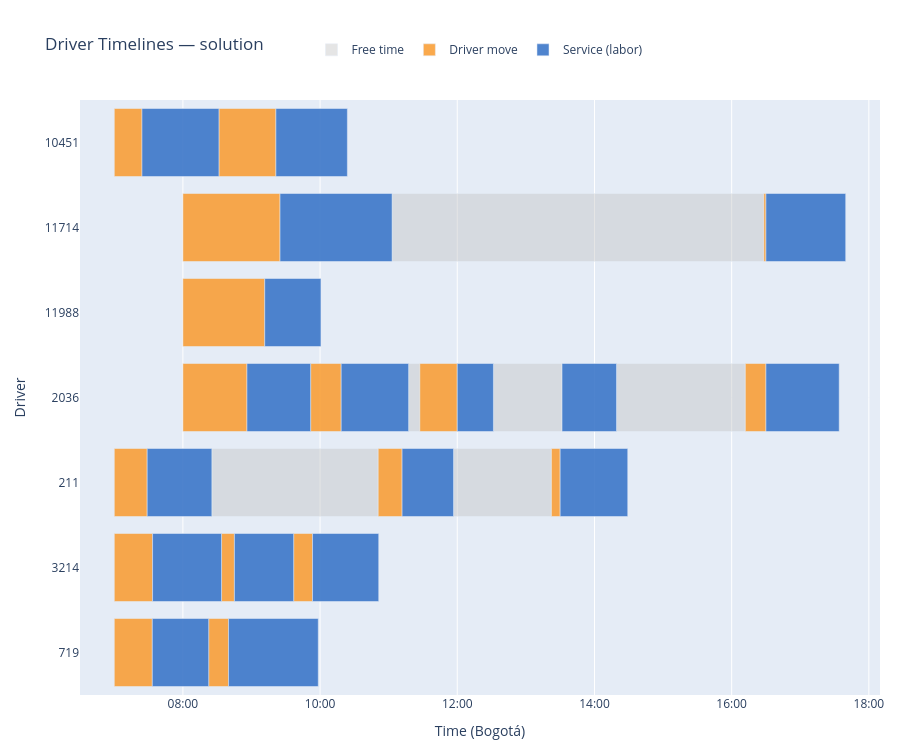

This figure's notebook cell:
### Markdown cell above
---
## Gantt Chart — Driver Timelines

### Code cell
build_gantt_figure(segments, drivers, LABEL).show()

### Figure 1 — Plotly figure (JSON) as saved in the notebook; plotly's stock layout.template omitted (floating-point values rounded to 4 significant figures)
{"data": [{"base": ["2026-03-12T08:33:48", "2026-03-12T08:25:19.470000", "2026-03-12T11:56:43.614000", "2026-03-12T11:02:58.128000", "2026-03-12T11:17:26.106000", "2026-03-12T12:31:37.200000", "2026-03-12T14:19:18.363750"], "hoverinfo": "text", "hovertext": ["<b>Free time</b><br>Driver: 3214<br>Labor: 531831<br>Service: 427083<br>Start: 08:33<br>End:   08:33<br>Duration: 0.0 min", "<b>Free time</b><br>Driver: 211<br>Labor: 530610<br>Service: 425905<br>Start: 08:25<br>End:   10:50<br>Duration: 145.5 min", "<b>Free time</b><br>Driver: 211<br>Labor: 531728<br>Service: 426982<br>Start: 11:56<br>End:   13:22<br>Duration: 85.6 min", "<b>Free time</b><br>Driver: 11714<br>Labor: 529538<br>Service: 424876<br>Start: 11:02<br>End:   16:28<br>Duration: 325.1 min", "<b>Free time</b><br>Driver: 2036<br>Labor: 534245<br>Service: 429446<br>Start: 11:17<br>End:   11:27<br>Duration: 9.8 min", "<b>Free time</b><br>Driver: 2036<br>Labor: 534247<br>Service: 429446<br>Start: 12:31<br>End:   13:31<br>Duration: 60.0 min", "<b>Free time</b><br>Driver: 2036<br>Labor: 534510<br>Service: 429702<br>Start: 14:19<br>End:   16:11<br>Duration: 112.7 min"], "legendgroup": "FREE_TIME", "marker": {"color": "rgba(190, 190, 190, 0.40)"}, "name": "Free time", "orientation": "h", "type": "bar", "x": [71.25, 8729994, 5137584, 19508328, 589518, 3600000.0, 6759000.0], "y": ["3214", "211", "211", "11714", "2036", "2036", "2036"]}, {"base": ["2026-03-12T06:59:59.892000", "2026-03-12T08:33:48.071250", "2026-03-12T09:36:52.690500", "2026-03-12T07:00:00", "2026-03-12T08:22:33.874500", "2026-03-12T07:00:00", "2026-03-12T10:50:49.464000", "2026-03-12T13:22:21.198000", "2026-03-12T07:00:00", "2026-03-12T08:31:31.705500", "2026-03-12T08:00:00", "2026-03-12T16:28:06.456000", "2026-03-12T08:00:00", "2026-03-12T09:51:43.614000", "2026-03-12T11:27:15.624000", "2026-03-12T16:11:57.624000", "2026-03-12T08:00:00"], "hoverinfo": "text", "hovertext": ["<b>Driver move</b><br>Driver: 3214<br>Labor: 529704<br>Service: 425034<br>Start: 06:59<br>End:   07:33<br>Duration: 33.5 min<br>Distance: 11.16 km", "<b>Driver move</b><br>Driver: 3214<br>Labor: 531831<br>Service: 427083<br>Start: 08:33<br>End:   08:45<br>Duration: 11.3 min<br>Distance: 3.76 km", "<b>Driver move</b><br>Driver: 3214<br>Labor: 528061<br>Service: 423483<br>Start: 09:36<br>End:   09:53<br>Duration: 16.5 min<br>Distance: 5.51 km", "<b>Driver move</b><br>Driver: 719<br>Labor: 528861<br>Service: 424236<br>Start: 07:00<br>End:   07:33<br>Duration: 33.2 min<br>Distance: 11.08 km", "<b>Driver move</b><br>Driver: 719<br>Labor: 534570<br>Service: 429762<br>Start: 08:22<br>End:   08:39<br>Duration: 17.4 min<br>Distance: 5.80 km", "<b>Driver move</b><br>Driver: 211<br>Labor: 529419<br>Service: 424762<br>Start: 07:00<br>End:   07:28<br>Duration: 28.8 min<br>Distance: 9.59 km", "<b>Driver move</b><br>Driver: 211<br>Labor: 530610<br>Service: 425905<br>Start: 10:50<br>End:   11:11<br>Duration: 20.9 min<br>Distance: 6.97 km", "<b>Driver move</b><br>Driver: 211<br>Labor: 531728<br>Service: 426982<br>Start: 13:22<br>End:   13:30<br>Duration: 7.7 min<br>Distance: 2.55 km", "<b>Driver move</b><br>Driver: 10451<br>Labor: 529535<br>Service: 424873<br>Start: 07:00<br>End:   07:24<br>Duration: 24.2 min<br>Distance: 8.07 km", "<b>Driver move</b><br>Driver: 10451<br>Labor: 533973<br>Service: 429180<br>Start: 08:31<br>End:   09:21<br>Duration: 49.8 min<br>Distance: 16.61 km", "<b>Driver move</b><br>Driver: 11714<br>Labor: 532172<br>Service: 427422<br>Start: 08:00<br>End:   09:24<br>Duration: 85.0 min<br>Distance: 28.32 km", "<b>Driver move</b><br>Driver: 11714<br>Labor: 529538<br>Service: 424876<br>Start: 16:28<br>End:   16:30<br>Duration: 1.9 min<br>Distance: 0.63 km", "<b>Driver move</b><br>Driver: 2036<br>Labor: 530608<br>Service: 425905<br>Start: 08:00<br>End:   08:56<br>Duration: 56.0 min<br>Distance: 18.68 km", "<b>Driver move</b><br>Driver: 2036<br>Labor: 534071<br>Service: 429276<br>Start: 09:51<br>End:   10:18<br>Duration: 26.7 min<br>Distance: 8.91 km", "<b>Driver move</b><br>Driver: 2036<br>Labor: 534245<br>Service: 429446<br>Start: 11:27<br>End:   12:00<br>Duration: 32.7 min<br>Distance: 10.91 km", "<b>Driver move</b><br>Driver: 2036<br>Labor: 534510<br>Service: 429702<br>Start: 16:11<br>End:   16:30<br>Duration: 18.0 min<br>Distance: 6.01 km", "<b>Driver move</b><br>Driver: 11988<br>Labor: 534308<br>Service: 429507<br>Start: 08:00<br>End:   09:11<br>Duration: 71.6 min<br>Distance: 23.86 km"], "legendgroup": "DRIVER_MOVE", "marker": {"color": "rgba(250, 155, 45,  0.85)"}, "name": "Driver move", "orientation": "h", "type": "bar", "x": [2008908, 676188, 992304, 1994742, 1043262, 1726470, 1254150, 458802, 1453248, 2989980, 5097528, 113544, 3362904, 1603692, 1964376, 1082376, 4294980], "y": ["3214", "3214", "3214", "719", "719", "211", "211", "211", "10451", "10451", "11714", "11714", "2036", "2036", "2036", "2036", "11988"]}, {"base": ["2026-03-12T07:33:28.800000", "2026-03-12T08:45:04.259250", "2026-03-12T09:53:24.994500", "2026-03-12T07:33:14.742000", "2026-03-12T08:39:57.136500", "2026-03-12T07:28:46.470000", "2026-03-12T11:11:43.614000", "2026-03-12T13:30:00", "2026-03-12T07:24:13.248000", "2026-03-12T09:21:21.685500", "2026-03-12T09:24:57.528000", "2026-03-12T16:30:00", "2026-03-12T08:56:02.904000", "2026-03-12T10:18:27.306000", "2026-03-12T12:00:00", "2026-03-12T13:31:36.963750", "2026-03-12T16:30:00", "2026-03-12T09:11:34.980000"], "hoverinfo": "text", "hovertext": ["<b>Service (labor)</b><br>Driver: 3214<br>Labor: 529704<br>Service: 425034<br>Start: 07:33<br>End:   08:33<br>Duration: 60.3 min<br>Distance: 8.17 km", "<b>Service (labor)</b><br>Driver: 3214<br>Labor: 531831<br>Service: 427083<br>Start: 08:45<br>End:   09:36<br>Duration: 51.8 min<br>Distance: 3.63 km", "<b>Service (labor)</b><br>Driver: 3214<br>Labor: 528061<br>Service: 423483<br>Start: 09:53<br>End:   10:51<br>Duration: 57.9 min<br>Distance: 6.86 km", "<b>Service (labor)</b><br>Driver: 719<br>Labor: 528861<br>Service: 424236<br>Start: 07:33<br>End:   08:22<br>Duration: 49.3 min<br>Distance: 2.30 km", "<b>Service (labor)</b><br>Driver: 719<br>Labor: 534570<br>Service: 429762<br>Start: 08:39<br>End:   09:58<br>Duration: 78.4 min<br>Distance: 17.83 km", "<b>Service (labor)</b><br>Driver: 211<br>Labor: 529419<br>Service: 424762<br>Start: 07:28<br>End:   08:25<br>Duration: 56.5 min<br>Distance: 6.16 km", "<b>Service (labor)</b><br>Driver: 211<br>Labor: 530610<br>Service: 425905<br>Start: 11:11<br>End:   11:56<br>Duration: 45.0 min", "<b>Service (labor)</b><br>Driver: 211<br>Labor: 531728<br>Service: 426982<br>Start: 13:30<br>End:   14:29<br>Duration: 59.1 min<br>Distance: 7.52 km", "<b>Service (labor)</b><br>Driver: 10451<br>Labor: 529535<br>Service: 424873<br>Start: 07:24<br>End:   08:31<br>Duration: 67.3 min<br>Distance: 11.90 km", "<b>Service (labor)</b><br>Driver: 10451<br>Labor: 533973<br>Service: 429180<br>Start: 09:21<br>End:   10:23<br>Duration: 62.5 min<br>Distance: 9.33 km", "<b>Service (labor)</b><br>Driver: 11714<br>Labor: 532172<br>Service: 427422<br>Start: 09:24<br>End:   11:02<br>Duration: 98.0 min<br>Distance: 28.27 km", "<b>Service (labor)</b><br>Driver: 11714<br>Labor: 529538<br>Service: 424876<br>Start: 16:30<br>End:   17:39<br>Duration: 69.8 min<br>Distance: 13.20 km", "<b>Service (labor)</b><br>Driver: 2036<br>Labor: 530608<br>Service: 425905<br>Start: 08:56<br>End:   09:51<br>Duration: 55.7 min<br>Distance: 13.70 km", "<b>Service (labor)</b><br>Driver: 2036<br>Labor: 534071<br>Service: 429276<br>Start: 10:18<br>End:   11:17<br>Duration: 59.0 min<br>Distance: 7.46 km", "<b>Service (labor)</b><br>Driver: 2036<br>Labor: 534245<br>Service: 429446<br>Start: 12:00<br>End:   12:31<br>Duration: 31.6 min<br>Distance: 0.86 km", "<b>Service (labor)</b><br>Driver: 2036<br>Labor: 534247<br>Service: 429446<br>Start: 13:31<br>End:   14:19<br>Duration: 47.7 min<br>Distance: 1.43 km", "<b>Service (labor)</b><br>Driver: 2036<br>Labor: 534510<br>Service: 429702<br>Start: 16:30<br>End:   17:34<br>Duration: 64.1 min<br>Distance: 10.17 km", "<b>Service (labor)</b><br>Driver: 11988<br>Labor: 534308<br>Service: 429507<br>Start: 09:11<br>End:   10:00<br>Duration: 49.2 min<br>Distance: 2.23 km"], "legendgroup": "VEHICLE_TRANSPORTATION", "marker": {"color": "rgba(55,  115, 200, 0.88)"}, "name": "Service (labor)", "orientation": "h", "type": "bar", "x": [3619200, 3108600, 3472200, 2959200, 4706400, 3393000, 2700000, 3546000, 4038600, 3750000, 5880600, 4185000, 3340800, 3538800, 1897200, 2861400, 3843600, 2950800], "y": ["3214", "3214", "3214", "719", "719", "211", "211", "211", "10451", "10451", "11714", "11714", "2036", "2036", "2036", "2036", "2036", "11988"]}], "layout": {"barmode": "overlay", "height": 755, "hovermode": "closest", "legend": {"orientation": "h", "x": 0.5, "xanchor": "center", "y": 1.06, "yanchor": "bottom"}, "margin": {"b": 60, "l": 80, "r": 20, "t": 100}, "title": {"text": "Driver Timelines — solution"}, "xaxis": {"range": ["2026-03-12T06:29:59.892000", "2026-03-12T18:09:45"], "tickformat": "%H:%M", "title": {"text": "Time (Bogotá)"}, "type": "date"}, "yaxis": {"categoryarray": ["719", "3214", "211", "2036", "11988", "11714", "10451"], "categoryorder": "array", "title": {"text": "Driver"}}}}
